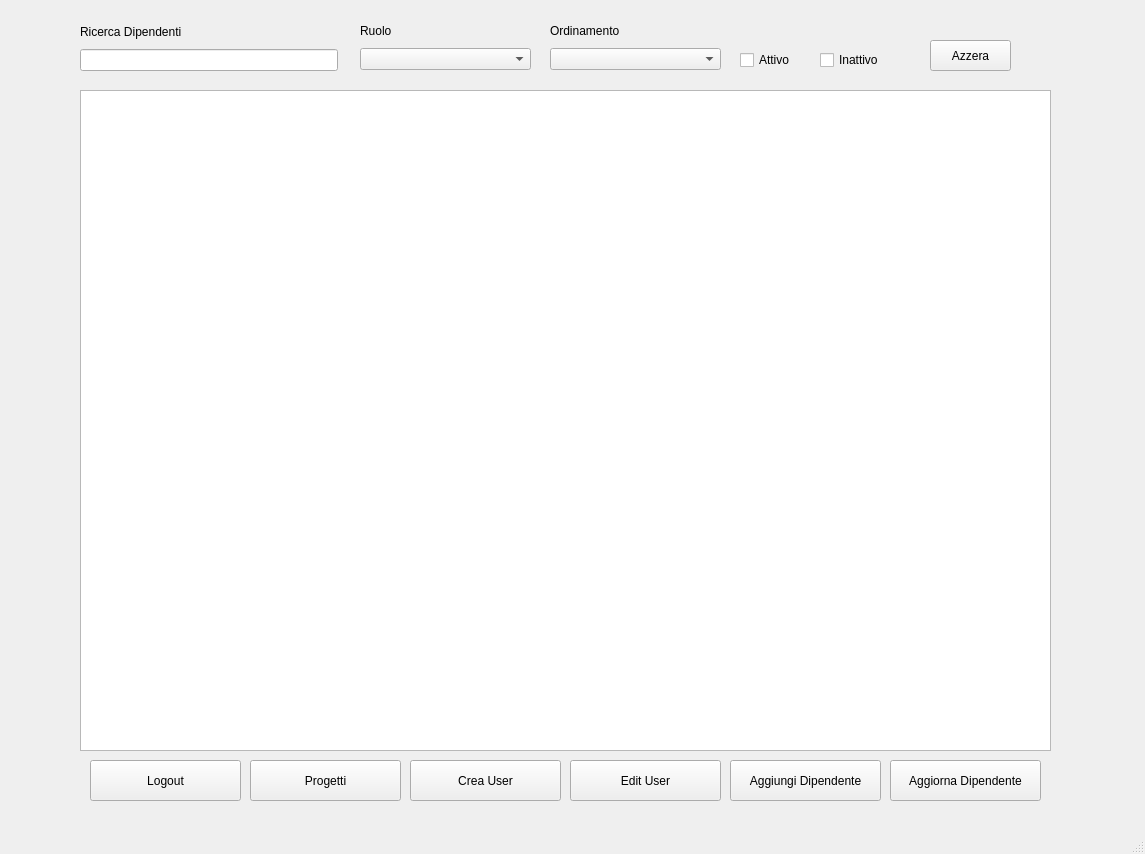
<?xml version="1.0" encoding="UTF-8"?>
<ui version="4.0">
 <class>MainWindow</class>
 <widget class="QMainWindow" name="MainWindow">
  <property name="geometry">
   <rect>
    <x>0</x>
    <y>0</y>
    <width>1145</width>
    <height>854</height>
   </rect>
  </property>
  <property name="windowTitle">
   <string>MainWindow</string>
  </property>
  <widget class="QWidget" name="centralwidget">
   <widget class="QTableWidget" name="tableWidget">
    <property name="geometry">
     <rect>
      <x>80</x>
      <y>90</y>
      <width>971</width>
      <height>661</height>
     </rect>
    </property>
   </widget>
   <widget class="QPushButton" name="new_dipendente">
    <property name="geometry">
     <rect>
      <x>730</x>
      <y>760</y>
      <width>151</width>
      <height>41</height>
     </rect>
    </property>
    <property name="text">
     <string>Aggiungi Dipendente</string>
    </property>
   </widget>
   <widget class="QWidget" name="layoutWidget">
    <property name="geometry">
     <rect>
      <x>80</x>
      <y>20</y>
      <width>258</width>
      <height>51</height>
     </rect>
    </property>
    <layout class="QVBoxLayout" name="verticalLayout">
     <item>
      <widget class="QLabel" name="label">
       <property name="text">
        <string>Ricerca Dipendenti</string>
       </property>
      </widget>
     </item>
     <item>
      <widget class="QLineEdit" name="search_dipendente"/>
     </item>
    </layout>
   </widget>
   <widget class="QWidget" name="layoutWidget">
    <property name="geometry">
     <rect>
      <x>360</x>
      <y>20</y>
      <width>171</width>
      <height>50</height>
     </rect>
    </property>
    <layout class="QVBoxLayout" name="verticalLayout_2">
     <item>
      <widget class="QLabel" name="label_2">
       <property name="text">
        <string>Ruolo</string>
       </property>
      </widget>
     </item>
     <item>
      <widget class="QComboBox" name="combobox_ruoli"/>
     </item>
    </layout>
   </widget>
   <widget class="QWidget" name="layoutWidget">
    <property name="geometry">
     <rect>
      <x>740</x>
      <y>40</y>
      <width>153</width>
      <height>41</height>
     </rect>
    </property>
    <layout class="QHBoxLayout" name="horizontalLayout">
     <item>
      <widget class="QCheckBox" name="checkbox_attivo">
       <property name="text">
        <string>Attivo</string>
       </property>
      </widget>
     </item>
     <item>
      <widget class="QCheckBox" name="checkbox_inattivo">
       <property name="text">
        <string>Inattivo</string>
       </property>
      </widget>
     </item>
    </layout>
   </widget>
   <widget class="QPushButton" name="aggiorna_dipendente">
    <property name="geometry">
     <rect>
      <x>890</x>
      <y>760</y>
      <width>151</width>
      <height>41</height>
     </rect>
    </property>
    <property name="text">
     <string>Aggiorna Dipendente</string>
    </property>
   </widget>
   <widget class="QPushButton" name="button_progetti">
    <property name="geometry">
     <rect>
      <x>250</x>
      <y>760</y>
      <width>151</width>
      <height>41</height>
     </rect>
    </property>
    <property name="text">
     <string>Progetti</string>
    </property>
   </widget>
   <widget class="QPushButton" name="button_crea_user">
    <property name="geometry">
     <rect>
      <x>410</x>
      <y>760</y>
      <width>151</width>
      <height>41</height>
     </rect>
    </property>
    <property name="text">
     <string>Crea User</string>
    </property>
   </widget>
   <widget class="QPushButton" name="button_edit_user">
    <property name="geometry">
     <rect>
      <x>570</x>
      <y>760</y>
      <width>151</width>
      <height>41</height>
     </rect>
    </property>
    <property name="text">
     <string>Edit User</string>
    </property>
   </widget>
   <widget class="QPushButton" name="button_logout">
    <property name="geometry">
     <rect>
      <x>90</x>
      <y>760</y>
      <width>151</width>
      <height>41</height>
     </rect>
    </property>
    <property name="text">
     <string>Logout</string>
    </property>
   </widget>
   <widget class="QWidget" name="layoutWidget_2">
    <property name="geometry">
     <rect>
      <x>550</x>
      <y>20</y>
      <width>171</width>
      <height>50</height>
     </rect>
    </property>
    <layout class="QVBoxLayout" name="verticalLayout_3">
     <item>
      <widget class="QLabel" name="label_3">
       <property name="text">
        <string>Ordinamento</string>
       </property>
      </widget>
     </item>
     <item>
      <widget class="QComboBox" name="combobox_ordinamento"/>
     </item>
    </layout>
   </widget>
   <widget class="QPushButton" name="button_azzera_filtri">
    <property name="geometry">
     <rect>
      <x>930</x>
      <y>40</y>
      <width>81</width>
      <height>31</height>
     </rect>
    </property>
    <property name="text">
     <string>Azzera</string>
    </property>
   </widget>
  </widget>
  <widget class="QMenuBar" name="menubar">
   <property name="geometry">
    <rect>
     <x>0</x>
     <y>0</y>
     <width>1145</width>
     <height>22</height>
    </rect>
   </property>
  </widget>
  <widget class="QStatusBar" name="statusbar"/>
 </widget>
 <resources/>
 <connections/>
</ui>
